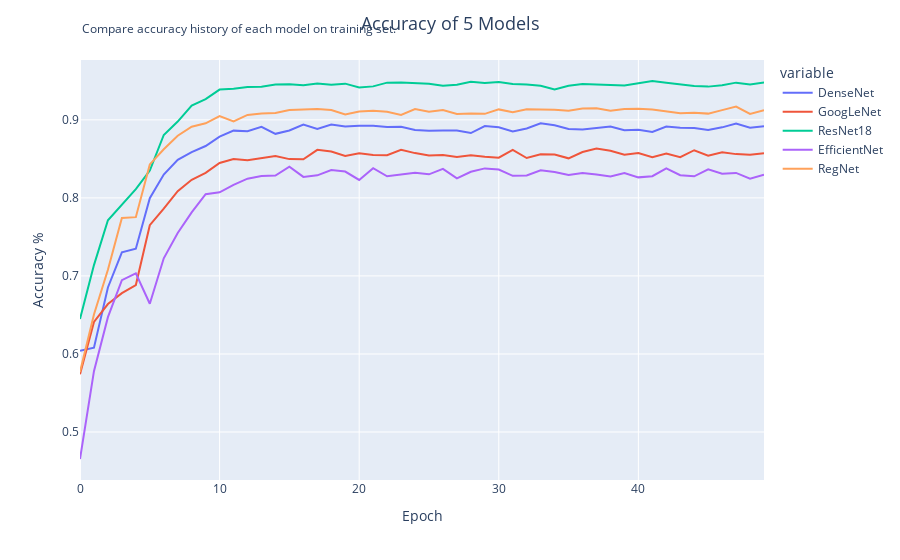

The code cell stored with this chart in its notebook:
### Code cell
fig = px.line(plot_line_df, x=plot_line_df.index, y=["DenseNet","GoogLeNet","ResNet18","EfficientNet","RegNet"])

# Update layout with title and description
fig.update_layout(
    title_text="Accuracy of 5 Models",
    title_x=0.5,  # Center the title
    title_font=dict(size=18),
    xaxis=dict(title='Epoch'),
    yaxis=dict(title='Accuracy %'),
    annotations=[
        dict(
            text="Compare accuracy history of each model on training set.",
            showarrow=False,
            xref="paper",
            yref="paper",
            x=0,
            y=1.1,
            font=dict(size=12),
        )
    ]
)

# Show the figure
fig.show()

### Figure 1 — Plotly figure (JSON) as saved in the notebook; plotly's stock layout.template omitted (floating-point values rounded to 4 significant figures)
{"data": [{"hovertemplate": "variable=DenseNet<br>index=%{x}<br>value=%{y}<extra></extra>", "legendgroup": "DenseNet", "line": {"color": "#636efa", "dash": "solid"}, "marker": {"symbol": "circle"}, "mode": "lines", "name": "DenseNet", "orientation": "v", "showlegend": true, "type": "scatter", "x": [0, 1, 2, 3, 4, 5, 6, 7, 8, 9, 10, 11, 12, 13, 14, 15, 16, 17, 18, 19, 20, 21, 22, 23, 24, 25, 26, 27, 28, 29, 30, 31, 32, 33, 34, 35, 36, 37, 38, 39, 40, 41, 42, 43, 44, 45, 46, 47, 48, 49], "xaxis": "x", "y": [0.6042, 0.608, 0.6852, 0.7302, 0.7348, 0.7997, 0.83, 0.8487, 0.8586, 0.8665, 0.8785, 0.8862, 0.8855, 0.8911, 0.8821, 0.8864, 0.894, 0.8882, 0.894, 0.8916, 0.8926, 0.8925, 0.8908, 0.8911, 0.8871, 0.8862, 0.8864, 0.8863, 0.8831, 0.892, 0.8906, 0.8852, 0.889, 0.8957, 0.8931, 0.8884, 0.8876, 0.8899, 0.8916, 0.8867, 0.8873, 0.8845, 0.8915, 0.8899, 0.8897, 0.887, 0.8904, 0.8952, 0.8899, 0.8918], "yaxis": "y"}, {"hovertemplate": "variable=GoogLeNet<br>index=%{x}<br>value=%{y}<extra></extra>", "legendgroup": "GoogLeNet", "line": {"color": "#EF553B", "dash": "solid"}, "marker": {"symbol": "circle"}, "mode": "lines", "name": "GoogLeNet", "orientation": "v", "showlegend": true, "type": "scatter", "x": [0, 1, 2, 3, 4, 5, 6, 7, 8, 9, 10, 11, 12, 13, 14, 15, 16, 17, 18, 19, 20, 21, 22, 23, 24, 25, 26, 27, 28, 29, 30, 31, 32, 33, 34, 35, 36, 37, 38, 39, 40, 41, 42, 43, 44, 45, 46, 47, 48, 49], "xaxis": "x", "y": [0.5741, 0.641, 0.664, 0.6779, 0.6883, 0.765, 0.7863, 0.8087, 0.8232, 0.8321, 0.8447, 0.8499, 0.8483, 0.8511, 0.8536, 0.8497, 0.8494, 0.8616, 0.8594, 0.8537, 0.8572, 0.8551, 0.8547, 0.8615, 0.8574, 0.8544, 0.855, 0.8523, 0.8546, 0.8528, 0.8515, 0.8616, 0.8511, 0.8559, 0.8556, 0.8507, 0.8588, 0.8633, 0.8603, 0.8554, 0.8574, 0.8522, 0.857, 0.8521, 0.8611, 0.8542, 0.8584, 0.8561, 0.8552, 0.8573], "yaxis": "y"}, {"hovertemplate": "variable=ResNet18<br>index=%{x}<br>value=%{y}<extra></extra>", "legendgroup": "ResNet18", "line": {"color": "#00cc96", "dash": "solid"}, "marker": {"symbol": "circle"}, "mode": "lines", "name": "ResNet18", "orientation": "v", "showlegend": true, "type": "scatter", "x": [0, 1, 2, 3, 4, 5, 6, 7, 8, 9, 10, 11, 12, 13, 14, 15, 16, 17, 18, 19, 20, 21, 22, 23, 24, 25, 26, 27, 28, 29, 30, 31, 32, 33, 34, 35, 36, 37, 38, 39, 40, 41, 42, 43, 44, 45, 46, 47, 48, 49], "xaxis": "x", "y": [0.6448, 0.7139, 0.7714, 0.7916, 0.8112, 0.835, 0.8806, 0.8978, 0.9184, 0.9266, 0.9388, 0.9399, 0.9421, 0.9424, 0.9454, 0.9455, 0.9444, 0.9466, 0.9449, 0.9464, 0.9415, 0.9429, 0.9477, 0.9478, 0.947, 0.9464, 0.9436, 0.9449, 0.9489, 0.9473, 0.9485, 0.9459, 0.9452, 0.9438, 0.9388, 0.9437, 0.9458, 0.9457, 0.9448, 0.9439, 0.9469, 0.9498, 0.9475, 0.9455, 0.9434, 0.9426, 0.9445, 0.9477, 0.9454, 0.9479], "yaxis": "y"}, {"hovertemplate": "variable=EfficientNet<br>index=%{x}<br>value=%{y}<extra></extra>", "legendgroup": "EfficientNet", "line": {"color": "#ab63fa", "dash": "solid"}, "marker": {"symbol": "circle"}, "mode": "lines", "name": "EfficientNet", "orientation": "v", "showlegend": true, "type": "scatter", "x": [0, 1, 2, 3, 4, 5, 6, 7, 8, 9, 10, 11, 12, 13, 14, 15, 16, 17, 18, 19, 20, 21, 22, 23, 24, 25, 26, 27, 28, 29, 30, 31, 32, 33, 34, 35, 36, 37, 38, 39, 40, 41, 42, 43, 44, 45, 46, 47, 48, 49], "xaxis": "x", "y": [0.4654, 0.5779, 0.6472, 0.6945, 0.7034, 0.6644, 0.7226, 0.755, 0.7815, 0.8047, 0.8072, 0.8168, 0.8246, 0.828, 0.8286, 0.8401, 0.8269, 0.8289, 0.8357, 0.8338, 0.823, 0.8381, 0.8277, 0.83, 0.8322, 0.8302, 0.8372, 0.825, 0.8335, 0.8378, 0.8364, 0.8283, 0.8288, 0.8355, 0.8332, 0.8293, 0.832, 0.8299, 0.8275, 0.8318, 0.8263, 0.8278, 0.8378, 0.8291, 0.8277, 0.8367, 0.831, 0.832, 0.8246, 0.8297], "yaxis": "y"}, {"hovertemplate": "variable=RegNet<br>index=%{x}<br>value=%{y}<extra></extra>", "legendgroup": "RegNet", "line": {"color": "#FFA15A", "dash": "solid"}, "marker": {"symbol": "circle"}, "mode": "lines", "name": "RegNet", "orientation": "v", "showlegend": true, "type": "scatter", "x": [0, 1, 2, 3, 4, 5, 6, 7, 8, 9, 10, 11, 12, 13, 14, 15, 16, 17, 18, 19, 20, 21, 22, 23, 24, 25, 26, 27, 28, 29, 30, 31, 32, 33, 34, 35, 36, 37, 38, 39, 40, 41, 42, 43, 44, 45, 46, 47, 48, 49], "xaxis": "x", "y": [0.5768, 0.6506, 0.7079, 0.7742, 0.7753, 0.8429, 0.8624, 0.8796, 0.8912, 0.8956, 0.9049, 0.8979, 0.9063, 0.9081, 0.9087, 0.9127, 0.9134, 0.9138, 0.9125, 0.907, 0.9107, 0.9118, 0.9103, 0.9063, 0.9139, 0.9104, 0.9126, 0.9076, 0.9081, 0.9077, 0.9134, 0.9098, 0.9137, 0.9136, 0.913, 0.9118, 0.9144, 0.915, 0.9117, 0.9139, 0.9141, 0.9132, 0.911, 0.9084, 0.9091, 0.908, 0.9125, 0.917, 0.9077, 0.9124], "yaxis": "y"}], "layout": {"annotations": [{"font": {"size": 12}, "showarrow": false, "text": "Compare accuracy history of each model on training set.", "x": 0, "xref": "paper", "y": 1.1, "yref": "paper"}], "legend": {"title": {"text": "variable"}, "tracegroupgap": 0}, "margin": {"t": 60}, "title": {"font": {"size": 18}, "text": "Accuracy of 5 Models", "x": 0.5}, "xaxis": {"anchor": "y", "domain": [0, 1], "title": {"text": "Epoch"}}, "yaxis": {"anchor": "x", "domain": [0, 1], "title": {"text": "Accuracy %"}}}}
